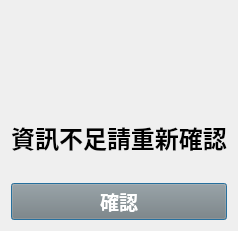
<?xml version="1.0" encoding="UTF-8"?>
<ui version="4.0">
 <class>Dialog_Error</class>
 <widget class="QDialog" name="Dialog_Error">
  <property name="geometry">
   <rect>
    <x>0</x>
    <y>0</y>
    <width>237</width>
    <height>231</height>
   </rect>
  </property>
  <property name="maximumSize">
   <size>
    <width>429</width>
    <height>606</height>
   </size>
  </property>
  <property name="windowTitle">
   <string>Error</string>
  </property>
  <layout class="QVBoxLayout" name="verticalLayout">
   <item>
    <widget class="QLabel" name="label_2">
     <property name="maximumSize">
      <size>
       <width>411</width>
       <height>16777215</height>
      </size>
     </property>
     <property name="text">
      <string/>
     </property>
     <property name="pixmap">
      <pixmap resource="images.qrc">:/images/Images/Attention.png</pixmap>
     </property>
     <property name="scaledContents">
      <bool>true</bool>
     </property>
     <property name="openExternalLinks">
      <bool>false</bool>
     </property>
    </widget>
   </item>
   <item>
    <widget class="QLabel" name="label">
     <property name="font">
      <font>
       <pointsize>18</pointsize>
       <bold>true</bold>
      </font>
     </property>
     <property name="text">
      <string>資訊不足請重新確認</string>
     </property>
     <property name="alignment">
      <set>Qt::AlignCenter</set>
     </property>
    </widget>
   </item>
   <item>
    <widget class="QPushButton" name="pushButton_Error">
     <property name="font">
      <font>
       <pointsize>14</pointsize>
       <bold>true</bold>
      </font>
     </property>
     <property name="styleSheet">
      <string notr="true">QPushButton {
    background-color: rgb(127, 127, 125);
    color: rgb(255, 255, 255);
}

QPushButton:hover {
    background-color: rgb(170, 170, 170);
}</string>
     </property>
     <property name="text">
      <string>確認</string>
     </property>
    </widget>
   </item>
  </layout>
 </widget>
 <resources>
  <include location="images.qrc"/>
 </resources>
 <connections/>
</ui>
